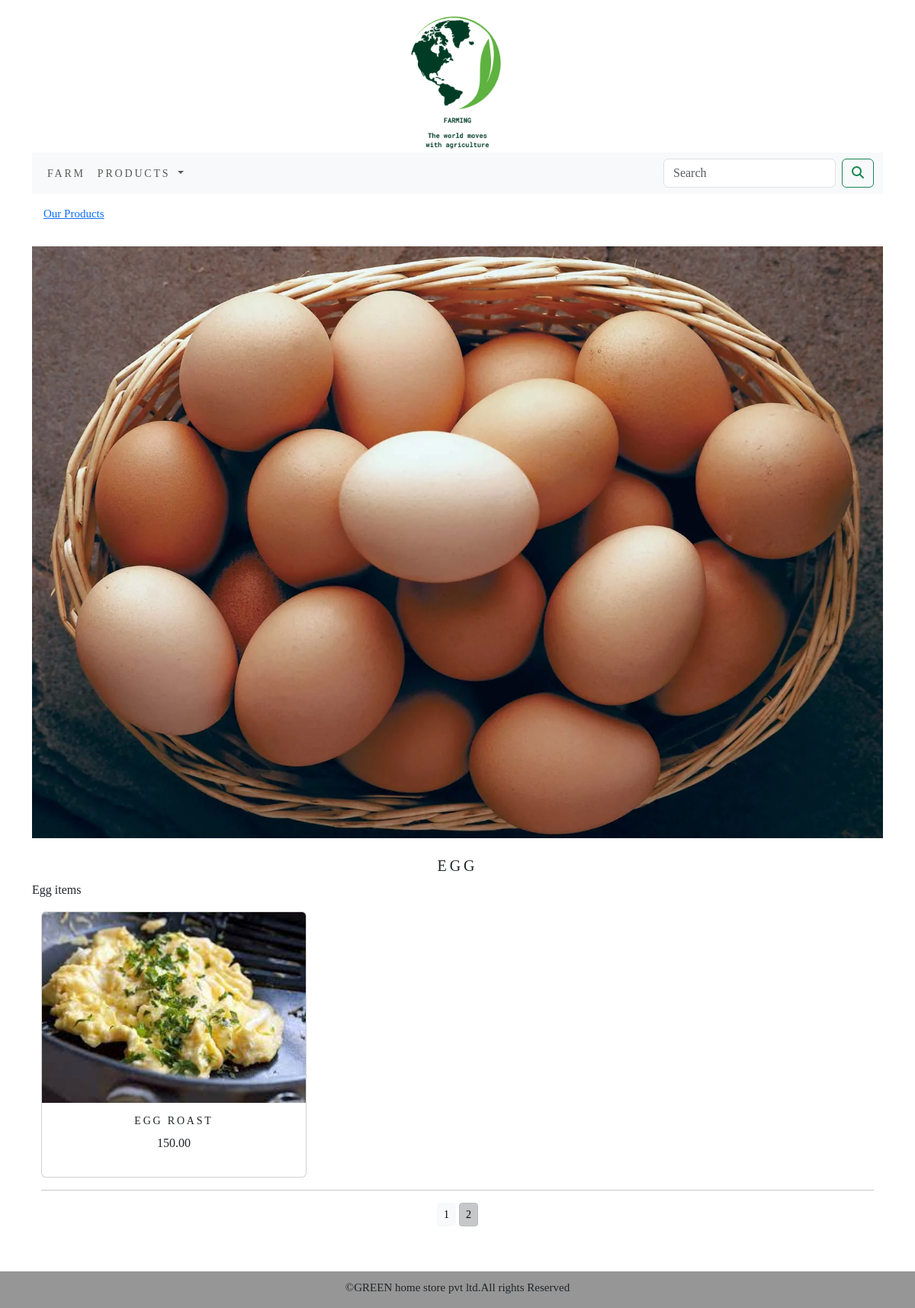
The app's page /farm/egg/?page=2 with its own data.
### farm/models.py (models this page shows, shortened)
class Category(models.Model):
    name=models.CharField(max_length=250,unique=True)
    slug=models.SlugField(max_length=250,unique=True)
    desc=models.TextField(blank=True)
    image=models.ImageField(upload_to='cat_image',blank=True)
    class Meta:
        ordering=('name',)
        verbose_name='category'
        verbose_name_plural='categories'
    def get_url(self):
        return reverse('farm:products_by_category',args=[self.slug])

class Product(models.Model):
    name=models.CharField(max_length=250,unique=True)
    slug=models.SlugField(max_length=250,unique=True)
    desc=models.TextField(blank=True)
    price=models.DecimalField(max_digits=10,decimal_places=2)
    category=models.ForeignKey(Category,on_delete=models.CASCADE)
    image=models.ImageField(upload_to='pro_image',blank=True)
    stock=models.IntegerField()
    available=models.BooleanField(default=True)
    created=models.DateTimeField(auto_now_add=True)
    updated=models.DateTimeField(auto_now=True)
    def get_url(self):
        return reverse('farm:ProductDetail',args=[self.category.slug,self.slug])
    class Meta:
        ordering=('name',)
        verbose_name='product'
        verbose_name_plural='products'

### farm/views.py (the view)
# urls.py: path('',views.allproducts,name='allproducts'),
def allproducts(request,c_slug=None):
   c_page=None
   product_list=None
   if c_slug!=None:
       c_page=get_object_or_404(Category,slug=c_slug)
       product_list=Product.objects.all().filter(category=c_page,available=True)
   else:
       product_list=Product.objects.all().filter(available=True)
   paginator=Paginator(product_list,6)
   try:
       page=int(request.GET.get('page','1'))
   except:
       page=1
   try:
       products=paginator.page(page)
   except(InvalidPage,EmptyPage):
       products=paginator.page(paginator.num_pages)
   return render(request,'category.html',{'category':c_page,'products':products})

### cart/context_processors.py (called while the page is built)
def counter(request):
    item_count=0
    if 'admin' in request.path:
        return {}
    else:
        try:
            cart=Cart.objects.filter(cart_id=Cart_id(request))
            cart_items=CartItem.objects.all().filter(cart=cart[:1])
            for cart_item in cart_items:
                item_count +=cart_item.quantity
        except Cart.DoesNotExist:
            item_count=0
    return dict(item_count=item_count)

### cart/views.py (called while the page is built)
def Cart_id(request):
    cart=request.session.session_key
    if not cart:
        cart=request.session.create()
    return cart

### farm/context_processors.py (called while the page is built)
def menu_link(request):
    link=Category.objects.all()
    return dict(link=link)

### template/category.html (shortened to what this page needs)
{% extends 'base.html' %}
{% load static %}
{% block content %}
{%  if category %}
<div>
  <div class="row my_row_class">
      <div class="mx_auto">
    <p> <a href="{% url 'farm:allproducts' %}">Our Products</a></p>
      </div>
  </div>
</div>
{% endif %}
<div class="mx_auto">
  {% if category %}
  <img  class="text-center my_image" src="{{category.image.url}}" alt="{category.name}" width="650px;" height="500px;">
</div>
<br>
<div>
  <h1 class="text-center my_title">{{category.name}}</h1>
  <p class="text-justify">{{category.desc}}</p>
</div>
{% endif %}
<div class="container">
    <div class="row gy-2">
        {% for p in products.object_list  %}
        <div class="my_bottom_margin col-9 col-sm-12 col-md-4  col-lg-4 ">
            <div class="card text-center h-100" style="min-width:18rem;">
               <a href="{{p.get_url}}"><img class="card-img-top my_image_prd" src="{{p.image.url}}" alt="{{p.name}}"></a>
            <div class="card-body">
            <h4>{{p.name}}</h4>
            <p>{{p.price}}</p>
            </div>
            </div>
        </div>
        {% endfor %}
    </div>
    <div class="mx_auto">
        {% if products.paginator.num_pages > 1 %}
        <hr>
        <div class="text-center">
            {% for pg in products.paginator.page_range %}
            <a href="?page={{pg}}" class="btn btn-light btn-sm {%if products.number == pg %} active {% endif %}">{{pg}}</a>
            {% endfor %}
        </div>
        {% endif %}
    </div>
</div>
{%  endblock %}

### static/css/custom.css (style rules this page uses)
html { height:100%; box-sizing:border-box; }
body { font-family: 'Geologica', sans-ser; position:relative; margin:0; min-height:100%; padding-bottom:6.74rem; box-sizing:inherit; }
.my_row_class { padding:15px; }
.my_row_class .mx_auto { color:rgb(120, 120, 120); font-size:15px; }
.my_image { width:100%; height:auto; }
.my_image_prd { width:100%; height:250px; }
.my_title { font-size:20px; text-transform:uppercase; letter-spacing:.2em; }
.my_bottom_margin { margin bottom:10px; }
.card-body h4 { font-size:14px; text-transform:uppercase; letter-spacing:.2em; }

### records on screen
Category: image (picture), name "EGG", desc "Egg items"
Product: image (picture), name "EGG ROAST", price "150.00"

### other values on screen
{{ pg }} "1" "2"
